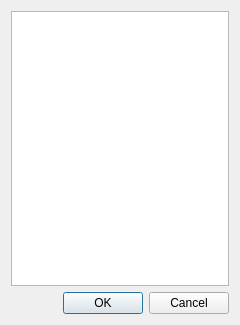
<?xml version="1.0" encoding="UTF-8"?>
<ui version="4.0">
 <class>SelectHDD</class>
 <widget class="QDialog" name="SelectHDD">
  <property name="geometry">
   <rect>
    <x>0</x>
    <y>0</y>
    <width>240</width>
    <height>325</height>
   </rect>
  </property>
  <property name="windowTitle">
   <string>Select harddrives:</string>
  </property>
  <layout class="QVBoxLayout" name="verticalLayout">
   <item>
    <widget class="QListWidget" name="hddList">
     <property name="alternatingRowColors">
      <bool>true</bool>
     </property>
     <property name="selectionMode">
      <enum>QAbstractItemView::MultiSelection</enum>
     </property>
     <property name="resizeMode">
      <enum>QListView::Adjust</enum>
     </property>
     <property name="spacing">
      <number>5</number>
     </property>
    </widget>
   </item>
   <item>
    <widget class="QDialogButtonBox" name="buttonBox">
     <property name="orientation">
      <enum>Qt::Horizontal</enum>
     </property>
     <property name="standardButtons">
      <set>QDialogButtonBox::Cancel|QDialogButtonBox::Ok</set>
     </property>
    </widget>
   </item>
  </layout>
 </widget>
 <resources/>
 <connections>
  <connection>
   <sender>buttonBox</sender>
   <signal>accepted()</signal>
   <receiver>SelectHDD</receiver>
   <slot>accept()</slot>
   <hints>
    <hint type="sourcelabel">
     <x>230</x>
     <y>315</y>
    </hint>
    <hint type="destinationlabel">
     <x>157</x>
     <y>274</y>
    </hint>
   </hints>
  </connection>
  <connection>
   <sender>buttonBox</sender>
   <signal>rejected()</signal>
   <receiver>SelectHDD</receiver>
   <slot>reject()</slot>
   <hints>
    <hint type="sourcelabel">
     <x>230</x>
     <y>315</y>
    </hint>
    <hint type="destinationlabel">
     <x>286</x>
     <y>274</y>
    </hint>
   </hints>
  </connection>
 </connections>
</ui>
